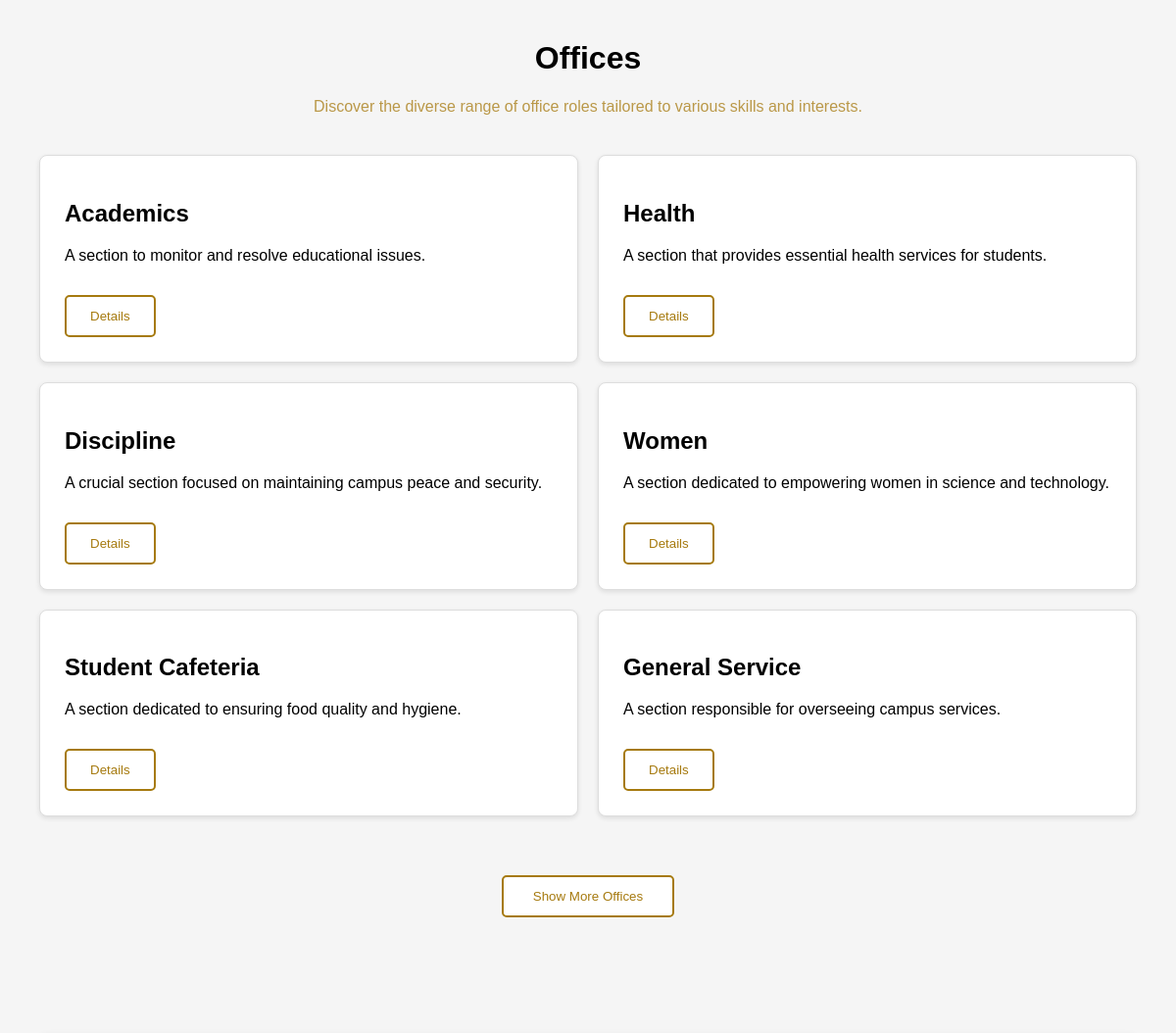
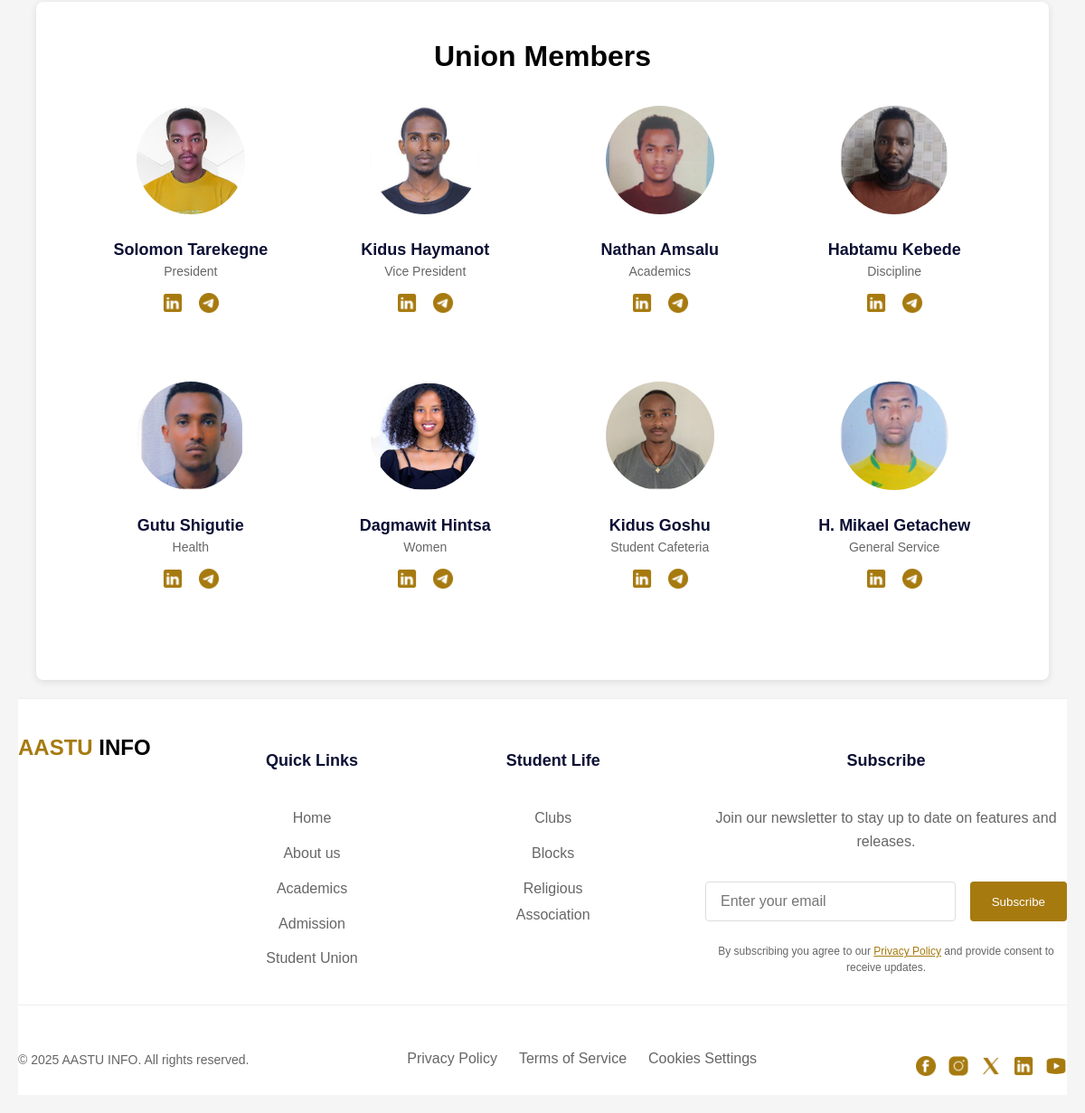
Screenshot of /src/Views/offices.php (signed in) with the database file from the repository (2 pictures, top to bottom).
### tables this page shows
CREATE TABLE `offices` (
  `id` int(11) NOT NULL,
  `title` varchar(255) DEFAULT NULL,
  `summary` text DEFAULT NULL,
  `details` text DEFAULT NULL
);

CREATE TABLE `members` (
  `id` int(11) NOT NULL,
  `name` varchar(255) DEFAULT NULL,
  `role` varchar(100) DEFAULT NULL,
  `image` blob DEFAULT NULL,
  `linkedin` varchar(100) DEFAULT NULL,
  `telegram` varchar(100) DEFAULT NULL
);

### src/Views/offices.php (the view, shortened to what this page needs)
<?php
require_once '../Models/db_connect.php';
$offices = [];
$office_sql = "SELECT title, summary, details FROM offices ORDER BY id ASC";
$office_result = $conn->query($office_sql);
if ($office_result && $office_result->num_rows > 0) {
  while ($row = $office_result->fetch_assoc()) {
    $offices[] = [
      'title' => $row['title'],
      'summary' => $row['summary'],
      'details' => $row['details']
    ];
  }
}
$members = [];
$member_sql = "SELECT name, role, image, linkedin, telegram FROM members";
$member_result = $conn->query($member_sql);
if ($member_result && $member_result->num_rows > 0) {
  while ($row = $member_result->fetch_assoc()) {
    $members[] = $row;
  }
}
?>
<!DOCTYPE html>
<html lang="en">
<head>
  <link rel="stylesheet" href="../../public_html/styles/offices.css" />
</head>
<body>
  <h1>Offices</h1>
  <p class="title">Discover the diverse range of office roles tailored to various skills and interests.</p>
  <div class="container offices-container">
    <?php foreach ($offices as $index => $office): ?>
      <div class="box <?= $index >= 6 ? 'hidden-office' : '' ?>">
        <h2><?= htmlspecialchars($office['title']) ?></h2>
        <p><?= htmlspecialchars($office['summary']) ?></p>
        <button class="details-btn">Details</button>
      </div>
    <?php endforeach; ?>
  </div>
  <button id="show-more-btn" class="show-more-btn">Show More Offices</button>
  <div class="container">
    <div class="members-container">
      <h1>Union Members</h1>
      <?php foreach ($members as $member): ?>
        <div class="member-card">
          <img src="../../public_html/assets/images/<?= htmlspecialchars($member['image']) ?>" alt="Member Image" />
          <h3><?= htmlspecialchars($member['name']) ?></h3>
          <p><?= htmlspecialchars($member['role']) ?></p>
          <div class="social-icons">
            <a href="https://www.linkedin.com/in/<?= htmlspecialchars($member['linkedin']) ?>" target="_blank">
              <img src="../../public_html/assets/images/linkedin.png" alt="linkedin" />
            </a>
            <a href="https://t.me/<?= htmlspecialchars($member['telegram']) ?>" target="_blank">
              <img src="../../public_html/assets/images/telegram.png" alt="telegram" />
            </a>
          </div>
        </div>
      <?php endforeach; ?>
    </div>
  </div>
  <footer class="footer">
    <div class="footer-content">
      <div class="footer-links-section">
        <div class="brand">
          <b class="brand-name">
            <span>AASTU</span>
            <span class="brand-info">INFO</span>
          </b>
        </div>
        <nav class="footer-column">
          <h3 class="footer-title">Quick Links</h3>
          <ul class="footer-links">
            <li><a href="../../public_html/index.html" class="footer-link">Home</a></li>
            <li><a href="./aboutus.php" class="footer-link">About us</a></li>
            <li><a href="../../public_html/pages/academics.html" class="footer-link">Academics</a></li>
            <li><a href="../../public_html/pages/admission.html" class="footer-link">Admission</a></li>
            <li><a href="./studentunion.php" class="footer-link">Student Union</a></li>
          </ul>
        </nav>
        <nav class="footer-column">
          <h3 class="footer-title">Student Life</h3>
          <ul class="footer-links">
            <li><a href="../../public_html/pages/club.html" class="footer-link">Clubs</a></li>
            <li><a href="./blocks.php" class="footer-link">Blocks</a></li>
            <li><a href="../../public_html/pages/religious.html" class="footer-link">Religious Association</a></li>
          </ul>
        </nav>
      </div>
      <section class="newsletter">
        <h3 class="footer-title">Subscribe</h3>
        <p class="newsletter-text">Join our newsletter to stay up to date on features and releases.</p>
        <form class="newsletter-form" action="../../src/Controllers/subscribe.php" method="POST">
          <input type="email" class="newsletter-input" placeholder="Enter your email" name="email" required />
          <button type="submit" class="newsletter-button">Subscribe</button>
        </form>
        <p class="consent-text">By subscribing you agree to our <span class="privacy-policy">Privacy Policy</span> and provide consent to receive updates.</p>
      </section>
    </div>
    <div class="footer-credits">
      <div class="divider"></div>
      <div class="credits-row">
        <p class="copyright">© 2025 AASTU INFO. All rights reserved.</p>
        <nav class="policy-links">
          <a href="#" class="footer-link">Privacy Policy</a>
          <a href="#" class="footer-link">Terms of Service</a>
          <a href="#" class="footer-link">Cookies Settings</a>
        </nav>
        <div class="social-icons">
          <img src="../../public_html/assets/images/facebook.png" alt="Facebook" />
          <img src="../../public_html/assets/images/instagram.png" alt="Instagram" />
          <img src="../../public_html/assets/images/twitter.png" alt="X" />
          <img src="../../public_html/assets/images/linkedin.png" alt="LinkedIn" />
          <img src="../../public_html/assets/images/youtube.png" alt="YouTube" />
        </div>
      </div>
    </div>
  </footer>
</body>
</html>

### rows the page displays
offices: title "Academics", summary "A section to monitor and resolve educational issues."
offices: title "Health", summary "A section that provides essential health services for students."
offices: title "Discipline", summary "A crucial section focused on maintaining campus peace and security."
offices: title "Women", summary "A section dedicated to empowering women in science and technology."
offices: title "Student Cafeteria", summary "A section dedicated to ensuring food quality and hygiene."
offices: title "General Service", summary "A section responsible for overseeing campus services."
members: image (picture), name "Solomon Tarekegne", role "President"
members: image (picture), name "Kidus Haymanot", role "Vice President"
members: image (picture), name "Nathan Amsalu", role "Academics"
members: image (picture), name "Habtamu Kebede", role "Discipline"
members: image (picture), name "Gutu Shigutie", role "Health"
members: image (picture), name "Dagmawit Hintsa", role "Women"
members: image (picture), name "Kidus Goshu", role "Student Cafeteria"
members: image (picture), name "H. Mikael Getachew", role "General Service"
